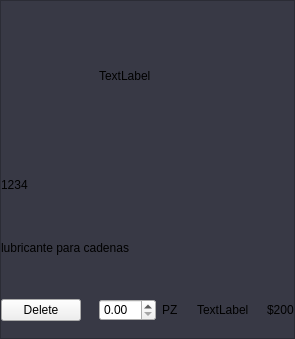
<?xml version="1.0" encoding="UTF-8"?>
<ui version="4.0">
 <class>Form</class>
 <widget class="QWidget" name="Form">
  <property name="geometry">
   <rect>
    <x>0</x>
    <y>0</y>
    <width>295</width>
    <height>339</height>
   </rect>
  </property>
  <property name="windowTitle">
   <string>Form</string>
  </property>
  <property name="styleSheet">
   <string notr="true"/>
  </property>
  <layout class="QVBoxLayout" name="verticalLayout_2">
   <property name="leftMargin">
    <number>0</number>
   </property>
   <property name="topMargin">
    <number>0</number>
   </property>
   <property name="rightMargin">
    <number>0</number>
   </property>
   <property name="bottomMargin">
    <number>0</number>
   </property>
   <item>
    <layout class="QVBoxLayout" name="verticalLayout">
     <item>
      <widget class="QFrame" name="frame">
       <property name="styleSheet">
        <string notr="true">QFrame{
	background: rgb(56, 57, 69);
}</string>
       </property>
       <property name="frameShape">
        <enum>QFrame::StyledPanel</enum>
       </property>
       <property name="frameShadow">
        <enum>QFrame::Raised</enum>
       </property>
       <layout class="QVBoxLayout" name="verticalLayout_4">
        <property name="leftMargin">
         <number>0</number>
        </property>
        <property name="topMargin">
         <number>0</number>
        </property>
        <property name="rightMargin">
         <number>0</number>
        </property>
        <property name="bottomMargin">
         <number>0</number>
        </property>
        <item>
         <layout class="QVBoxLayout" name="verticalLayout_3">
          <item>
           <layout class="QHBoxLayout" name="horizontalLayout_2">
            <item>
             <spacer name="horizontalSpacer_2">
              <property name="orientation">
               <enum>Qt::Horizontal</enum>
              </property>
              <property name="sizeHint" stdset="0">
               <size>
                <width>40</width>
                <height>20</height>
               </size>
              </property>
             </spacer>
            </item>
            <item>
             <widget class="QLabel" name="label_photo">
              <property name="sizePolicy">
               <sizepolicy hsizetype="Expanding" vsizetype="Maximum">
                <horstretch>0</horstretch>
                <verstretch>0</verstretch>
               </sizepolicy>
              </property>
              <property name="minimumSize">
               <size>
                <width>0</width>
                <height>150</height>
               </size>
              </property>
              <property name="maximumSize">
               <size>
                <width>300</width>
                <height>150</height>
               </size>
              </property>
              <property name="text">
               <string>TextLabel</string>
              </property>
              <property name="scaledContents">
               <bool>true</bool>
              </property>
             </widget>
            </item>
            <item>
             <spacer name="horizontalSpacer_3">
              <property name="orientation">
               <enum>Qt::Horizontal</enum>
              </property>
              <property name="sizeHint" stdset="0">
               <size>
                <width>40</width>
                <height>20</height>
               </size>
              </property>
             </spacer>
            </item>
           </layout>
          </item>
          <item>
           <widget class="QLabel" name="label_code_bar">
            <property name="styleSheet">
             <string notr="true"/>
            </property>
            <property name="text">
             <string>1234</string>
            </property>
           </widget>
          </item>
          <item>
           <widget class="QLabel" name="label_name">
            <property name="text">
             <string>lubricante para cadenas</string>
            </property>
           </widget>
          </item>
          <item>
           <layout class="QHBoxLayout" name="horizontalLayout">
            <item>
             <widget class="QPushButton" name="button_delete">
              <property name="styleSheet">
               <string notr="true"/>
              </property>
              <property name="text">
               <string>Delete</string>
              </property>
             </widget>
            </item>
            <item>
             <spacer name="horizontalSpacer">
              <property name="orientation">
               <enum>Qt::Horizontal</enum>
              </property>
              <property name="sizeHint" stdset="0">
               <size>
                <width>40</width>
                <height>20</height>
               </size>
              </property>
             </spacer>
            </item>
            <item>
             <widget class="QDoubleSpinBox" name="spin_amount"/>
            </item>
            <item>
             <widget class="QLabel" name="label_mode_shopping">
              <property name="text">
               <string>PZ</string>
              </property>
             </widget>
            </item>
            <item>
             <spacer name="horizontalSpacer_5">
              <property name="orientation">
               <enum>Qt::Horizontal</enum>
              </property>
              <property name="sizeHint" stdset="0">
               <size>
                <width>40</width>
                <height>20</height>
               </size>
              </property>
             </spacer>
            </item>
            <item>
             <widget class="QLabel" name="label_price_unitary">
              <property name="text">
               <string>TextLabel</string>
              </property>
             </widget>
            </item>
            <item>
             <spacer name="horizontalSpacer_4">
              <property name="orientation">
               <enum>Qt::Horizontal</enum>
              </property>
              <property name="sizeHint" stdset="0">
               <size>
                <width>40</width>
                <height>20</height>
               </size>
              </property>
             </spacer>
            </item>
            <item>
             <widget class="QLabel" name="label_total_pay">
              <property name="text">
               <string>$200</string>
              </property>
             </widget>
            </item>
           </layout>
          </item>
         </layout>
        </item>
       </layout>
      </widget>
     </item>
    </layout>
   </item>
  </layout>
 </widget>
 <resources/>
 <connections/>
</ui>
